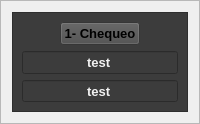
      <widget class="QFrame" name="frame_7">
       <property name="frameShape">
        <enum>QFrame::StyledPanel</enum>
       </property>
       <property name="frameShadow">
        <enum>QFrame::Raised</enum>
       </property>
       <layout class="QVBoxLayout" name="verticalLayout">
        <item>
         <widget class="QFrame" name="frame_arriba">
          <property name="enabled">
           <bool>true</bool>
          </property>
          <property name="minimumSize">
           <size>
            <width>0</width>
            <height>100</height>
           </size>
          </property>
          <property name="maximumSize">
           <size>
            <width>16777215</width>
            <height>100</height>
           </size>
          </property>
          <property name="styleSheet">
           <string notr="true">background-color: rgba(60, 60, 60);</string>
          </property>
          <property name="frameShape">
           <enum>QFrame::StyledPanel</enum>
          </property>
          <property name="frameShadow">
           <enum>QFrame::Raised</enum>
          </property>
          <layout class="QVBoxLayout" name="verticalLayout_3">
           <item alignment="Qt::AlignHCenter">
            <widget class="QPushButton" name="BChequeo">
             <property name="font">
              <font>
               <family>Arial</family>
               <pointsize>10</pointsize>
               <weight>75</weight>
               <bold>true</bold>
              </font>
             </property>
             <property name="acceptDrops">
              <bool>false</bool>
             </property>
             <property name="autoFillBackground">
              <bool>false</bool>
             </property>
             <property name="styleSheet">
              <string notr="true">background-color: rgb(75, 75, 75);</string>
             </property>
             <property name="text">
              <string>1- Chequeo</string>
             </property>
            </widget>
           </item>
           <item>
            <widget class="QLineEdit" name="T_Server">
             <property name="font">
              <font>
               <family>Arial</family>
               <pointsize>10</pointsize>
               <weight>75</weight>
               <bold>true</bold>
              </font>
             </property>
             <property name="layoutDirection">
              <enum>Qt::LeftToRight</enum>
             </property>
             <property name="styleSheet">
              <string notr="true">color: rgb(241, 241, 241);</string>
             </property>
             <property name="text">
              <string>test</string>
             </property>
             <property name="maxLength">
              <number>100</number>
             </property>
             <property name="alignment">
              <set>Qt::AlignCenter</set>
             </property>
             <property name="dragEnabled">
              <bool>true</bool>
             </property>
             <property name="cursorMoveStyle">
              <enum>Qt::VisualMoveStyle</enum>
             </property>
            </widget>
           </item>
           <item>
            <widget class="QLineEdit" name="T_Base">
             <property name="font">
              <font>
               <family>Arial</family>
               <pointsize>10</pointsize>
               <weight>75</weight>
               <bold>true</bold>
              </font>
             </property>
             <property name="styleSheet">
              <string notr="true">color: rgb(241, 241, 241);</string>
             </property>
             <property name="text">
              <string>test</string>
             </property>
             <property name="maxLength">
              <number>100</number>
             </property>
             <property name="alignment">
              <set>Qt::AlignCenter</set>
             </property>
            </widget>
           </item>
          </layout>
         </widget>
        </item>
       </layout>
      </widget>
